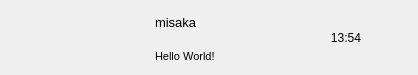
<?xml version="1.0" encoding="UTF-8"?>
<ui version="4.0">
 <class>ChatUserWid</class>
 <widget class="QWidget" name="ChatUserWid">
  <property name="geometry">
   <rect>
    <x>0</x>
    <y>0</y>
    <width>418</width>
    <height>75</height>
   </rect>
  </property>
  <property name="minimumSize">
   <size>
    <width>0</width>
    <height>75</height>
   </size>
  </property>
  <property name="maximumSize">
   <size>
    <width>16777215</width>
    <height>75</height>
   </size>
  </property>
  <property name="windowTitle">
   <string>Form</string>
  </property>
  <layout class="QHBoxLayout" name="horizontalLayout">
   <property name="spacing">
    <number>5</number>
   </property>
   <property name="leftMargin">
    <number>6</number>
   </property>
   <property name="topMargin">
    <number>2</number>
   </property>
   <property name="rightMargin">
    <number>6</number>
   </property>
   <property name="bottomMargin">
    <number>2</number>
   </property>
   <item>
    <widget class="QWidget" name="icon_wid" native="true">
     <property name="sizePolicy">
      <sizepolicy hsizetype="Fixed" vsizetype="Fixed">
       <horstretch>0</horstretch>
       <verstretch>0</verstretch>
      </sizepolicy>
     </property>
     <property name="minimumSize">
      <size>
       <width>60</width>
       <height>60</height>
      </size>
     </property>
     <property name="maximumSize">
      <size>
       <width>60</width>
       <height>60</height>
      </size>
     </property>
     <widget class="QLabel" name="icon_lb">
      <property name="geometry">
       <rect>
        <x>7</x>
        <y>12</y>
        <width>45</width>
        <height>45</height>
       </rect>
      </property>
      <property name="minimumSize">
       <size>
        <width>45</width>
        <height>45</height>
       </size>
      </property>
      <property name="maximumSize">
       <size>
        <width>45</width>
        <height>45</height>
       </size>
      </property>
      <property name="text">
       <string/>
      </property>
      <property name="alignment">
       <set>Qt::AlignmentFlag::AlignCenter</set>
      </property>
     </widget>
     <widget class="QLabel" name="red_point">
      <property name="geometry">
       <rect>
        <x>27</x>
        <y>0</y>
        <width>30</width>
        <height>30</height>
       </rect>
      </property>
      <property name="minimumSize">
       <size>
        <width>30</width>
        <height>30</height>
       </size>
      </property>
      <property name="maximumSize">
       <size>
        <width>30</width>
        <height>30</height>
       </size>
      </property>
      <property name="text">
       <string/>
      </property>
     </widget>
    </widget>
   </item>
   <item>
    <widget class="QWidget" name="user_info_wid" native="true">
     <property name="minimumSize">
      <size>
       <width>120</width>
       <height>0</height>
      </size>
     </property>
     <property name="maximumSize">
      <size>
       <width>120</width>
       <height>16777215</height>
      </size>
     </property>
     <layout class="QVBoxLayout" name="verticalLayout">
      <property name="leftMargin">
       <number>2</number>
      </property>
      <property name="topMargin">
       <number>5</number>
      </property>
      <property name="rightMargin">
       <number>2</number>
      </property>
      <property name="bottomMargin">
       <number>5</number>
      </property>
      <item>
       <widget class="QLabel" name="user_name_lb">
        <property name="minimumSize">
         <size>
          <width>0</width>
          <height>30</height>
         </size>
        </property>
        <property name="maximumSize">
         <size>
          <width>16777215</width>
          <height>30</height>
         </size>
        </property>
        <property name="font">
         <font>
          <pointsize>10</pointsize>
         </font>
        </property>
        <property name="text">
         <string>misaka</string>
        </property>
       </widget>
      </item>
      <item>
       <widget class="QLabel" name="user_chat_lb">
        <property name="minimumSize">
         <size>
          <width>0</width>
          <height>30</height>
         </size>
        </property>
        <property name="maximumSize">
         <size>
          <width>130</width>
          <height>30</height>
         </size>
        </property>
        <property name="font">
         <font>
          <pointsize>8</pointsize>
         </font>
        </property>
        <property name="text">
         <string>Hello World!</string>
        </property>
       </widget>
      </item>
     </layout>
    </widget>
   </item>
   <item>
    <widget class="QWidget" name="time_wid" native="true">
     <property name="sizePolicy">
      <sizepolicy hsizetype="Fixed" vsizetype="Fixed">
       <horstretch>0</horstretch>
       <verstretch>0</verstretch>
      </sizepolicy>
     </property>
     <property name="minimumSize">
      <size>
       <width>50</width>
       <height>50</height>
      </size>
     </property>
     <property name="maximumSize">
      <size>
       <width>50</width>
       <height>50</height>
      </size>
     </property>
     <widget class="QLabel" name="time_lb">
      <property name="geometry">
       <rect>
        <x>0</x>
        <y>20</y>
        <width>54</width>
        <height>12</height>
       </rect>
      </property>
      <property name="text">
       <string>13:54</string>
      </property>
      <property name="alignment">
       <set>Qt::AlignmentFlag::AlignCenter</set>
      </property>
     </widget>
    </widget>
   </item>
  </layout>
 </widget>
 <resources/>
 <connections/>
</ui>
